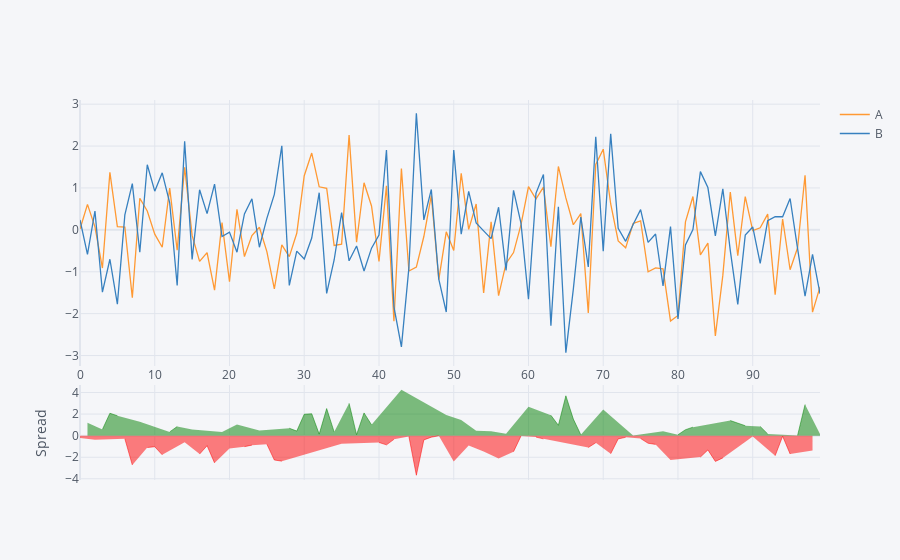

The notebook cell this image was saved under:
### Markdown cell above
## Spread

### Code cell
df[['A','B']].iplot(kind='spread')

### Figure 1 — Plotly figure (JSON) as saved in the notebook; plotly's stock layout.template omitted (floating-point values rounded to 4 significant figures)
{"data": [{"line": {"color": "rgba(255, 153, 51, 1.0)", "dash": "solid", "shape": "linear", "width": 1.3}, "mode": "lines", "name": "A", "text": "", "type": "scatter", "x": [0, 1, 2, 3, 4, 5, 6, 7, 8, 9, 10, 11, 12, 13, 14, 15, 16, 17, 18, 19, 20, 21, 22, 23, 24, 25, 26, 27, 28, 29, 30, 31, 32, 33, 34, 35, 36, 37, 38, 39, 40, 41, 42, 43, 44, 45, 46, 47, 48, 49, 50, 51, 52, 53, 54, 55, 56, 57, 58, 59, 60, 61, 62, 63, 64, 65, 66, 67, 68, 69, 70, 71, 72, 73, 74, 75, 76, 77, 78, 79, 80, 81, 82, 83, 84, 85, 86, 87, 88, 89, 90, 91, 92, 93, 94, 95, 96, 97, 98, 99], "y": [0.01943, 0.6086, 0.07248, -0.9104, 1.374, 0.0752, 0.06396, -1.62, 0.7555, 0.451, -0.1016, -0.4159, 0.9955, -0.4856, 1.491, -0.1319, -0.7528, -0.5443, -1.438, 0.1719, -1.238, 0.4928, -0.6362, -0.1376, 0.06241, -0.5187, -1.41, -0.3572, -0.6376, -0.08196, 1.292, 1.834, 1.029, 0.9938, -0.3709, -0.3413, 2.262, -0.2952, 1.125, 0.5703, -0.7551, 1.051, -2.18, 1.463, -0.9825, -0.8896, -0.1583, 0.8208, -1.185, -0.04668, -0.4924, 1.347, 0.01084, 0.6174, -1.506, 0.1939, -1.57, -0.8017, -0.542, 0.124, 1.034, 0.737, 1.022, -0.4002, 1.513, 0.7625, 0.122, 0.3879, -1.986, 1.562, 1.926, 0.618, -0.2637, -0.4289, 0.1522, 0.2172, -1.002, -0.9082, -0.9324, -2.177, -2.042, 0.19, 0.7957, -0.5965, -0.3146, -2.534, -1.087, 0.9013, -0.6131, 0.796, -0.01817, 0.05016, 0.3768, -1.549, 0.26, -0.951, -0.4274, 1.303, -1.964, -1.362]}, {"line": {"color": "rgba(55, 128, 191, 1.0)", "dash": "solid", "shape": "linear", "width": 1.3}, "mode": "lines", "name": "B", "text": "", "type": "scatter", "x": [0, 1, 2, 3, 4, 5, 6, 7, 8, 9, 10, 11, 12, 13, 14, 15, 16, 17, 18, 19, 20, 21, 22, 23, 24, 25, 26, 27, 28, 29, 30, 31, 32, 33, 34, 35, 36, 37, 38, 39, 40, 41, 42, 43, 44, 45, 46, 47, 48, 49, 50, 51, 52, 53, 54, 55, 56, 57, 58, 59, 60, 61, 62, 63, 64, 65, 66, 67, 68, 69, 70, 71, 72, 73, 74, 75, 76, 77, 78, 79, 80, 81, 82, 83, 84, 85, 86, 87, 88, 89, 90, 91, 92, 93, 94, 95, 96, 97, 98, 99], "y": [0.2359, -0.5853, 0.4504, -1.484, -0.701, -1.771, 0.3565, 1.103, -0.5345, 1.555, 0.9246, 1.362, 0.646, -1.329, 2.113, -0.704, 0.9577, 0.3867, 1.091, -0.1591, -0.05398, -0.5337, 0.3824, 0.742, -0.414, 0.2759, 0.8483, 2.006, -1.325, -0.5066, -0.6936, -0.1944, 0.8875, -1.517, -0.7191, 0.4102, -0.7379, -0.3861, -0.9814, -0.4359, -0.1229, 1.906, -1.836, -2.792, -0.9083, 2.782, 0.2382, 0.9648, -1.173, -1.961, 1.904, -0.104, 0.918, 0.1638, -0.02491, -0.2079, 0.54, -0.9674, 0.9434, 0.1561, -1.655, 0.8709, 1.32, -2.287, 0.5525, -2.932, -1.414, 0.3067, -0.8862, 2.225, -0.5073, 2.296, 0.03792, -0.2742, 0.1287, 0.4838, -0.2974, -0.09889, -1.337, 0.07779, -2.125, -0.3588, 0.008132, 1.39, 1.01, -0.1442, 0.9808, -0.4969, -1.778, -0.1252, 0.06969, -0.7992, 0.2171, 0.3127, 0.3135, 0.7484, -0.4475, -1.584, -0.5834, -1.523]}, {"connectgaps": false, "fill": "tozeroy", "line": {"color": "green", "dash": "solid", "shape": "linear", "width": 0.5}, "mode": "lines", "name": "Spread", "showlegend": false, "type": "scatter", "x": [0, 1, 2, 3, 4, 5, 6, 7, 8, 9, 10, 11, 12, 13, 14, 15, 16, 17, 18, 19, 20, 21, 22, 23, 24, 25, 26, 27, 28, 29, 30, 31, 32, 33, 34, 35, 36, 37, 38, 39, 40, 41, 42, 43, 44, 45, 46, 47, 48, 49, 50, 51, 52, 53, 54, 55, 56, 57, 58, 59, 60, 61, 62, 63, 64, 65, 66, 67, 68, 69, 70, 71, 72, 73, 74, 75, 76, 77, 78, 79, 80, 81, 82, 83, 84, 85, 86, 87, 88, 89, 90, 91, 92, 93, 94, 95, 96, 97, 98, 99], "xaxis": "x2", "y": ["", 1.194, "", 0.574, 2.075, 1.847, "", "", 1.29, "", "", "", 0.3494, 0.8432, "", 0.572, "", "", "", 0.331, "", 1.026, "", "", 0.4764, "", "", "", 0.687, 0.4246, 1.985, 2.029, 0.1413, 2.51, 0.3482, "", 3.0, 0.09094, 2.106, 1.006, "", "", "", 4.256, "", "", "", "", "", 1.914, "", 1.451, "", 0.4536, "", 0.4018, "", 0.1657, "", "", 2.689, "", "", 1.887, 0.9609, 3.694, 1.536, 0.0812, "", "", 2.434, "", "", "", 0.02347, "", "", "", 0.4045, "", 0.08372, 0.5489, 0.7876, "", "", "", "", 1.398, 1.165, 0.9211, "", 0.8494, 0.1597, "", "", "", 0.02003, 2.887, "", 0.1611], "yaxis": "y2"}, {"connectgaps": false, "fill": "tozeroy", "line": {"color": "red", "dash": "solid", "shape": "linear", "width": 0.5}, "mode": "lines", "name": "Spread", "showlegend": false, "type": "scatter", "x": [0, 1, 2, 3, 4, 5, 6, 7, 8, 9, 10, 11, 12, 13, 14, 15, 16, 17, 18, 19, 20, 21, 22, 23, 24, 25, 26, 27, 28, 29, 30, 31, 32, 33, 34, 35, 36, 37, 38, 39, 40, 41, 42, 43, 44, 45, 46, 47, 48, 49, 50, 51, 52, 53, 54, 55, 56, 57, 58, 59, 60, 61, 62, 63, 64, 65, 66, 67, 68, 69, 70, 71, 72, 73, 74, 75, 76, 77, 78, 79, 80, 81, 82, 83, 84, 85, 86, 87, 88, 89, 90, 91, 92, 93, 94, 95, 96, 97, 98, 99], "xaxis": "x2", "y": [-0.2165, "", -0.3779, "", "", "", -0.2925, -2.723, "", -1.104, -1.026, -1.778, "", "", -0.6224, "", -1.711, -0.931, -2.528, "", -1.184, "", -1.019, -0.8796, "", -0.7946, -2.259, -2.363, "", "", "", "", "", "", "", -0.7515, "", "", "", "", -0.6322, -0.8551, -0.3432, "", -0.07413, -3.672, -0.3965, -0.144, -0.01186, "", -2.397, "", -0.9071, "", -1.481, "", -2.11, "", -1.485, -0.03212, "", -0.1339, -0.2981, "", "", "", "", "", -1.1, -0.6626, "", -1.678, -0.3016, -0.1547, "", -0.2666, -0.7046, -0.8093, "", -2.254, "", "", "", -1.986, -1.325, -2.39, -2.068, "", "", "", -0.08786, "", "", -1.862, -0.05347, -1.699, "", "", -1.381, ""], "yaxis": "y2"}], "layout": {"hovermode": "x", "legend": {"bgcolor": "#F5F6F9", "font": {"color": "#4D5663"}}, "paper_bgcolor": "#F5F6F9", "plot_bgcolor": "#F5F6F9", "title": {"font": {"color": "#4D5663"}}, "xaxis": {"gridcolor": "#E1E5ED", "showgrid": true, "tickfont": {"color": "#4D5663"}, "title": {"font": {"color": "#4D5663"}, "text": ""}, "zerolinecolor": "#E1E5ED"}, "xaxis2": {"anchor": "y2", "gridcolor": "#E1E5ED", "showgrid": true, "showticklabels": false, "tickfont": {"color": "#4D5663"}, "title": {"font": {"color": "#4D5663"}, "text": ""}, "zerolinecolor": "#E1E5ED"}, "yaxis": {"domain": [0.3, 1], "gridcolor": "#E1E5ED", "showgrid": true, "tickfont": {"color": "#4D5663"}, "title": {"font": {"color": "#4D5663"}, "text": ""}, "zerolinecolor": "#E1E5ED"}, "yaxis2": {"domain": [0, 0.25], "gridcolor": "#E1E5ED", "showgrid": true, "tickfont": {"color": "#4D5663"}, "title": {"font": {"color": "#4D5663"}, "text": "Spread"}, "zerolinecolor": "#E1E5ED"}}}
